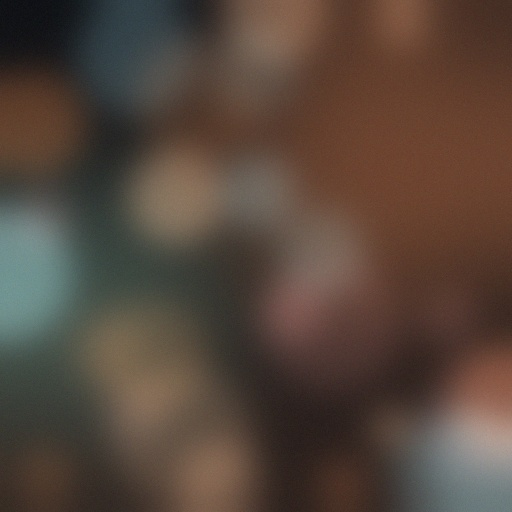
#> input picture studio_background.jpg, 512 x 512 px
$ python enhance_engine.py
#> lines starting #> are read from the running program, lines starting #| are printed output that depends on the picture
# =============================================================================
# engines/enhance_engine.py
# -----------------------------------------------------------------------------
# Visual polish for the final avatar frame: studio background compositing, color
# grade, vignette, subtle camera shake, scrolling ticker, LIVE badge, and a
# speaking indicator. Also generates the studio background programmatically.
#
# All heavy assets (background image, vignette mask, segmenter) are built once
# and cached at module level — nothing is recomputed per frame beyond the draw.
# =============================================================================

import os
import sys

try:
    sys.stdout.reconfigure(encoding="utf-8", errors="replace")
except Exception:
    pass

import numpy as np
import cv2
from trading_backgrounds import BACKGROUND_PRESETS, apply_subject_lighting, render_background

# -----------------------------------------------------------------------------
# CONFIGURATION
# -----------------------------------------------------------------------------
PROJECT_DIR = os.path.dirname(os.path.dirname(os.path.abspath(__file__)))
STUDIO_BG_PATH = os.path.join(PROJECT_DIR, "studio_background.jpg")

TICKER_TEXT = "XAUUSD   -   GOLD SIGNALS   -   @xauusa2   -   LIVE TRADING"
TICKER_SPEED = 2
TICKER_COLOR = (200, 200, 200)
TICKER_BG = (15, 15, 15)
BADGE_COLOR_GOLD = (0, 215, 255)
LIVE_DOT_COLOR = (0, 0, 220)
VIGNETTE_STRENGTH = 0.18       # softer vignette (less edge darkening)
CAMERA_SHAKE_AMOUNT = 1.5
GRAIN_STRENGTH = float(os.environ.get("AVATAR_GRAIN", "5.0"))   # luminance sensor grain (eased for a cleaner polish)
POLISH_DENOISE = float(os.environ.get("AVATAR_POLISH_DENOISE", "1.0"))  # edge-preserving skin denoise (0=off)
SOFTEN = 0.06                  # minimal — heavy soften made the swap look too smooth
EDGE_FEATHER = 4                # selfie-seg edge softness (px) — tight, no halo
FRAME_SIZE = 512

# -----------------------------------------------------------------------------
# MODULE STATE (persists between frames)
# -----------------------------------------------------------------------------
_ticker_offset = 0
_live_dot_phase = 0
_shake_state = np.array([0.0, 0.0])
_bg_image = None
_vignette_mask = None
_segmenter = None
_segmenter_tried = False
_seg_mask_cache = None
_seg_counter = 0
SEG_INTERVAL = 2               # every 2 frames: tracks head, less added latency
_background_preset = os.environ.get(
    "AVATAR_BACKGROUND_PRESET", "Wall Street LED / Midnight Blue")
_background_phase = 0.0


# -----------------------------------------------------------------------------
# STUDIO BACKGROUND GENERATION
# -----------------------------------------------------------------------------
def generate_studio_background(output_path=STUDIO_BG_PATH, size=(FRAME_SIZE, FRAME_SIZE)):
    """Generate a photoreal, heavily out-of-focus BOKEH background.

    Real streamer backgrounds are a blurred room with soft circular highlights
    (out-of-focus lights) — once blurred enough this is indistinguishable from a
    real shallow-depth-of-field photo, and reads as "real camera" not "CG".
    """
    w, h = size
    rng = np.random.RandomState(7)

    # Warm-to-cool vertical gradient base (dim room).
    top = np.array([22, 18, 16], np.float32)        # BGR, cool-dark top
    bot = np.array([30, 34, 46], np.float32)        # warmer toward the desk
    grad = (top[None, None] + (bot - top)[None, None] *
            (np.linspace(0, 1, h)[:, None, None])).astype(np.float32)
    img = np.repeat(grad, w, axis=1)

    # Scatter soft bokeh discs (out-of-focus highlights), warm + cool.
    palette = [(60, 110, 200), (40, 90, 170), (150, 140, 90),
               (120, 160, 210), (70, 70, 110), (180, 170, 120)]
    for _ in range(26):
        cx, cy = rng.randint(0, w), rng.randint(0, int(h * 0.95))
        r = rng.randint(18, 70)
        color = palette[rng.randint(len(palette))]
        alpha = rng.uniform(0.12, 0.45)
        disc = np.zeros((h, w, 3), np.float32)
        cv2.circle(disc, (cx, cy), r, color, -1)
        cv2.circle(disc, (cx, cy), r, tuple(int(c * 1.3) for c in color), 3)  # bright rim
        img += disc * alpha

    # Heavy blur = shallow depth of field (the whole bg is out of focus).
    img = cv2.GaussianBlur(img, (0, 0), 18)
    # A couple of brighter, larger soft glows for depth.
    for cx, cy, r, col, a in [(int(w*0.75), int(h*0.3), 150, (50, 95, 175), 0.5),
                              (int(w*0.18), int(h*0.6), 130, (130, 150, 90), 0.35)]:
        g = np.zeros((h, w, 3), np.float32)
        cv2.circle(g, (cx, cy), r, col, -1)
        img += cv2.GaussianBlur(g, (0, 0), 60) * a

    img = np.clip(img, 0, 255).astype(np.uint8)
    # Fine sensor grain so the bg itself isn't a clean CG gradient.
    img = np.clip(img.astype(np.float32) + rng.normal(0, 2.5, (h, w, 3)), 0, 255).astype(np.uint8)

    cv2.imwrite(output_path, img, [cv2.IMWRITE_JPEG_QUALITY, 95])
    return img


# -----------------------------------------------------------------------------
# STARTUP / ASSET LOADING
# -----------------------------------------------------------------------------
def startup_check():
    """Ensure background + vignette exist. Returns (ok, message)."""
    _ensure_assets()
#> in _ensure_assets, bg is the input picture: shape (512, 512, 3); mean B, G, R 60.1, 70.5, 86.2
    seg = "selfie-seg on" if _get_segmenter() is not None else "selfie-seg off (no bg cut)"
    return True, f"enhance ready ({seg})"


def _ensure_assets():
    """Load/generate the background image and vignette mask once."""
    global _bg_image, _vignette_mask
    if _bg_image is None:
        if os.path.exists(STUDIO_BG_PATH):
            bg = cv2.imread(STUDIO_BG_PATH)
            _bg_image = cv2.resize(bg, (FRAME_SIZE, FRAME_SIZE)) if bg is not None \
                else generate_studio_background()
        else:
            _bg_image = generate_studio_background()
    if _vignette_mask is None:
        _vignette_mask = _build_vignette()


def _build_vignette():
    """Elliptical vignette mask: 1.0 center -> 0.65 edges."""
    h = w = FRAME_SIZE
    yy, xx = np.mgrid[0:h, 0:w]
    cx, cy = w / 2.0, h / 2.0
    d = np.sqrt(((xx - cx) / cx) ** 2 + ((yy - cy) / cy) ** 2)
    mask = 1.0 - np.clip(d, 0, 1) * VIGNETTE_STRENGTH
    return np.clip(mask, 0.65, 1.0).astype(np.float32)[:, :, None]


def _get_segmenter():
    """Lazily create the MediaPipe selfie segmenter (None if unavailable)."""
    global _segmenter, _segmenter_tried
    if _segmenter_tried:
        return _segmenter
    _segmenter_tried = True
    try:
        import mediapipe as mp
        _segmenter = mp.solutions.selfie_segmentation.SelfieSegmentation(model_selection=0)
    except Exception:
        _segmenter = None
    return _segmenter


# -----------------------------------------------------------------------------
# PIPELINE STEPS
# -----------------------------------------------------------------------------
_protect_head = None        # (cx, cy, eye_w) — head region the bg must NEVER cut into


# [11 lines left out: functions set_protect_head, set_background_preset, not called in this run]


def get_background_preset():
    return _background_preset


def background_composite(frame):
    """Cut the person out and composite onto the studio background.

    The segmentation mask is recomputed only every SEG_INTERVAL frames (the head
    moves slowly), which roughly thirds the per-frame cost of this stage.
    """
    global _seg_mask_cache, _seg_counter, _background_phase
    if _background_preset == "No Background":
        return frame
    seg = _get_segmenter()
    if seg is None:
        return frame
    try:
        _seg_counter += 1
        # recompute EVERY frame so the cut tracks your head — a stale/lagged mask
        # let the background cut into your moving face.
        if _seg_mask_cache is None or (_seg_counter % SEG_INTERVAL) == 0:
            res = seg.process(cv2.cvtColor(frame, cv2.COLOR_BGR2RGB))
            if res.segmentation_mask is not None:
                # DILATE slightly (margin) so a fast-moving head stays INSIDE the
                # person cut — better to keep a sliver of real edge than to slice
                # the head with the background.
                # higher threshold = tighter cut to the person (less light-wall halo);
                # the face is guaranteed by the protect-ellipse below, so we can be
                # tight here without risking the face.
                raw = res.segmentation_mask.astype(np.float32)
                core = (raw > 0.54).astype(np.uint8)
                core = cv2.morphologyEx(core, cv2.MORPH_CLOSE,
                                        np.ones((7, 7), np.uint8), iterations=2)
                core = cv2.dilate(core, np.ones((5, 5), np.uint8), iterations=1)
                soft = cv2.GaussianBlur(core.astype(np.float32), (0, 0), 2.2)
                # Preserve a hard subject interior; softness exists only outside it.
                m = np.maximum(core.astype(np.float32), soft * 0.96)
                # light temporal blend only (responsive, not lagging the head)
                if _seg_mask_cache is not None and _seg_mask_cache.shape[:2] == m.shape[:2]:
                    m = 0.85 * m + 0.15 * _seg_mask_cache[:, :, 0]
                _seg_mask_cache = m[:, :, None]
        if _seg_mask_cache is None or _seg_mask_cache.shape[:2] != frame.shape[:2]:
            return frame
        m = _seg_mask_cache
        # PROTECT the head: force person=1 over an ellipse around the swapped head so
        # the background cut can never intrude on the face (the main interference).
        if _protect_head is not None:
            cx, cy, ew = _protect_head
            prot = np.zeros(frame.shape[:2], np.float32)
            # tight ellipse over the FACE CORE only (eyes->chin, cheeks) — that region
            # is all skin so forcing person=1 there fixes the bg cutting the face with
            # NO background halo. Hair/silhouette stays handled by the seg mask.
            cv2.ellipse(prot, (int(cx), int(cy - ew * 0.1)),
                        (int(ew * 1.25), int(ew * 1.75)), 0, 0, 360, 1.0, -1)
            prot = cv2.GaussianBlur(prot, (0, 0), ew * 0.3)[:, :, None]
            m = np.maximum(m, prot)
        _background_phase += 0.018
        bg = render_background(
            _background_preset, (frame.shape[1], frame.shape[0]), _background_phase)
        if bg is None:
            return frame
        foreground = apply_subject_lighting(frame, m, _background_preset)
        return (foreground.astype(np.float32) * m
                + bg.astype(np.float32) * (1.0 - m)).astype(np.uint8)
    except Exception:
        return frame


_GRADE_LUT = None


def _grade_lut():
    """256-entry LUT baking exposure+gamma+contrast (the per-pixel scalar curve) so
    the whole np.power/clip math becomes one ~0.3ms cv2.LUT instead of ~38ms."""
    global _GRADE_LUT
    if _GRADE_LUT is None:
        x = np.arange(256, dtype=np.float32) / 255.0
        x = np.clip(x * 1.12, 0, 1)                        # exposure lift
        x = np.power(x, 0.86)                              # gamma (lift shadows/mids)
        x = np.clip((x - 0.5) * 1.05 + 0.5, 0, 1)          # mild contrast
        _GRADE_LUT = (x * 255).astype(np.uint8)
    return _GRADE_LUT


def apply_color_grade(frame):
    """Bright studio-lit streamer grade: exposure + SHADOW LIFT (so the face is
    never dark), gentle warm key, mild contrast. LUT-accelerated (was ~38ms)."""
    g = cv2.LUT(frame, _grade_lut())                       # exposure+gamma+contrast
    b, gr, r = cv2.split(g)
    luma = 0.114 * b + 0.587 * gr + 0.299 * r              # float32
    hi = np.clip((luma - 127.5) / 127.5, 0, 1)             # highlight weight 0..1
    r = cv2.add(r, (hi * 7.65 + 3.8).astype(np.uint8))     # warm highlights (0.030/0.015*255)
    gr = cv2.add(gr, (hi * 2.04 + 1.0).astype(np.uint8))
    return cv2.merge([b, gr, r])


# [6 lines left out: function apply_soften, not called in this run]


_CLAHE = None


def apply_clarity(frame, amount=0.34):
    """THREE-SCALE clarity + CLAHE local contrast — makes the BEARD hairs and skin
    micro-texture pop (genuine detail, fast, no heavy model):
      • CLAHE on luminance  -> local contrast so individual beard hairs separate
      • large-radius unsharp -> clarity / skin texture
      • small-radius unsharp -> fine edge crispness (lashes, beard, lip detail)."""
    global _CLAHE
    # CLAHE on the L channel — local contrast that defines beard hairs/pores.
    cl = float(os.environ.get("AVATAR_CLAHE", "0.55"))   # 0..1 blend of the CLAHE result
    if cl > 0:
        if _CLAHE is None:
            _CLAHE = cv2.createCLAHE(clipLimit=2.2, tileGridSize=(8, 8))
        lab = cv2.cvtColor(frame, cv2.COLOR_BGR2LAB)
        lab[:, :, 0] = cv2.addWeighted(lab[:, :, 0], 1.0 - cl, _CLAHE.apply(lab[:, :, 0]), cl, 0)
        frame = cv2.cvtColor(lab, cv2.COLOR_LAB2BGR)
    # large radius — local contrast / clarity
    blur_l = cv2.GaussianBlur(frame, (0, 0), 3.0)
    out = cv2.addWeighted(frame, 1.0 + amount, blur_l, -amount, 0)
    # small radius — fine detail / edge crispness (features, lashes, beard, lips)
    fine = float(os.environ.get("AVATAR_FINE_SHARP", "0.85"))
    if fine > 0:
        blur_s = cv2.GaussianBlur(out, (0, 0), 0.9)
        out = cv2.addWeighted(out, 1.0 + fine, blur_s, -fine, 0)
    return out


def _scale_channel(ch, s, cx, cy):
    M = cv2.getRotationMatrix2D((cx, cy), 0, s)
    return cv2.warpAffine(ch, M, (ch.shape[1], ch.shape[0]), borderMode=cv2.BORDER_REPLICATE)


def apply_chromatic_aberration(frame, amt=0.0016):
    """Subtle lens chromatic aberration: scale R out / B in around centre so the
    edges get a faint colour fringe — a real-lens characteristic that sells it as
    camera footage rather than a perfect digital composite."""
    h, w = frame.shape[:2]
    cx, cy = w / 2.0, h / 2.0
    b, g, r = cv2.split(frame)
    r = _scale_channel(r, 1.0 + amt, cx, cy)
    b = _scale_channel(b, 1.0 - amt, cx, cy)
    return cv2.merge([b, g, r])


_GRAIN_TILES = None
_grain_i = 0


def apply_grain(frame):
    """Add monochromatic luminance grain — real sensors are never perfectly clean.
    Cycles a precomputed pool of noise tiles (was ~18ms of np.random.randn/frame)."""
    global _GRAIN_TILES, _grain_i
    if GRAIN_STRENGTH <= 0:
        return frame
    h, w = frame.shape[:2]
    if _GRAIN_TILES is None or _GRAIN_TILES[0].shape[:2] != (h, w):
        _GRAIN_TILES = [(np.random.randn(h, w, 1) * GRAIN_STRENGTH).astype(np.float32)
                        for _ in range(8)]
    _grain_i = (_grain_i + 1) % len(_GRAIN_TILES)
    return np.clip(frame.astype(np.float32) + _GRAIN_TILES[_grain_i], 0, 255).astype(np.uint8)


def apply_vignette(frame):
    """Multiply by the cached vignette mask."""
    mask = _vignette_mask
    if mask.shape[:2] != frame.shape[:2]:
        mask = cv2.resize(mask[:, :, 0], (frame.shape[1], frame.shape[0]))[:, :, None]
    return (frame.astype(np.float32) * mask).astype(np.uint8)


def apply_camera_shake(frame):
    """Subtle ±1-2px random-walk translation to feel alive."""
    global _shake_state
    _shake_state = _shake_state * 0.9 + np.random.uniform(
        -CAMERA_SHAKE_AMOUNT, CAMERA_SHAKE_AMOUNT, 2) * 0.1
    dx, dy = float(_shake_state[0]), float(_shake_state[1])
    M = np.array([[1, 0, dx], [0, 1, dy]], dtype=np.float32)
    return cv2.warpAffine(frame, M, (frame.shape[1], frame.shape[0]),
                          borderMode=cv2.BORDER_REPLICATE)


def draw_ticker(frame):
    """Scrolling bottom news bar."""
    global _ticker_offset
    h, w = frame.shape[:2]
    bar_h = 36
    y0 = h - bar_h
    cv2.rectangle(frame, (0, y0), (w, h), TICKER_BG, -1)
    text = (TICKER_TEXT + "     ") * 3
    (tw, _), _ = cv2.getTextSize(text, cv2.FONT_HERSHEY_SIMPLEX, 0.6, 1)
    _ticker_offset = (_ticker_offset - TICKER_SPEED) % tw
    x = -_ticker_offset
    while x < w:
        cv2.putText(frame, text, (x, y0 + 24), cv2.FONT_HERSHEY_SIMPLEX, 0.6,
                    TICKER_COLOR, 1, cv2.LINE_AA)
        x += tw
    return frame


def draw_live_badge(frame):
    """Top-left LIVE badge with a pulsing red dot and gold accents."""
    global _live_dot_phase
    _live_dot_phase = (_live_dot_phase + 1) % 60
    pulse = 0.5 + 0.5 * abs(30 - _live_dot_phase) / 30.0
    overlay = frame.copy()
    cv2.rectangle(overlay, (12, 12), (150, 46), (20, 20, 20), -1)
    cv2.addWeighted(overlay, 0.6, frame, 0.4, 0, frame)
    cv2.rectangle(frame, (12, 12), (150, 46), BADGE_COLOR_GOLD, 1)
    dot = tuple(int(c * pulse) for c in LIVE_DOT_COLOR)
    cv2.circle(frame, (28, 29), 6, dot, -1)
    cv2.putText(frame, "LIVE", (42, 34), cv2.FONT_HERSHEY_SIMPLEX, 0.5,
                (60, 60, 230), 2, cv2.LINE_AA)
    cv2.putText(frame, "XAUUSD", (90, 34), cv2.FONT_HERSHEY_SIMPLEX, 0.45,
                BADGE_COLOR_GOLD, 1, cv2.LINE_AA)
    return frame


def draw_speaking_indicator(frame, is_speaking):
    """Top-right circle: green + AI HOST when speaking, gray when idle."""
    w = frame.shape[1]
    color = (0, 220, 0) if is_speaking else (110, 110, 110)
    cv2.circle(frame, (w - 24, 28), 8, color, -1)
    cv2.circle(frame, (w - 24, 28), 8, (255, 255, 255), 1)
    if is_speaking:
        cv2.putText(frame, "AI HOST", (w - 96, 33), cv2.FONT_HERSHEY_SIMPLEX,
                    0.42, (0, 220, 0), 1, cv2.LINE_AA)
    return frame


# -----------------------------------------------------------------------------
# PUBLIC ENTRY POINT
# -----------------------------------------------------------------------------
# Performance level (set by the Quality preset). "full" = everything;
# "light" = skip the costly background segmentation + grain/soften (saves ~20ms);
# overlays (ticker/badges) always stay since they're cheap.
ENHANCE_LEVEL = "full"          # "full" | "light"
# Trading-studio background composite. OFF for now (show the real background) — also
# saves the per-frame selfie-segmentation cost. Re-enable with AVATAR_BG=1.
BG_ON = os.environ.get("AVATAR_BG", "1") == "1"


def set_level(level):
    global ENHANCE_LEVEL
    ENHANCE_LEVEL = level if level in ("full", "light") else "full"


def enhance_frame(frame, is_speaking=False, device="cpu"):
    """Run the polish pipeline. Never raises — returns a frame regardless.

    'light' level skips background segmentation + grain/soften (the ~20ms CPU
    cost) for higher fps, keeping the cheap overlays and grade.
    device='gpu' runs the heavy bilateral+CLAHE+clarity on the GPU (kornia) instead
    of the CPU (cv2) — the resource monitor picks whichever device is freer.
    """
    try:
        _ensure_assets()
        if frame.shape[0] != FRAME_SIZE or frame.shape[1] != FRAME_SIZE:
            frame = cv2.resize(frame, (FRAME_SIZE, FRAME_SIZE))
        full = ENHANCE_LEVEL == "full"
        # Background segmentation is the expensive part of this stage. In light
        # mode keep the avatar responsive and leave the current frame background
        # intact; full mode keeps the trading-studio replacement.
        if full and BG_ON and _background_preset != "No Background":
            frame = background_composite(frame)
        if full:
            g = None
            if device == "gpu":                   # GPU path (kornia) — offload from CPU
                try:
                    import gpu_fx
                    g = gpu_fx.enhance(frame)
                except Exception:
                    g = None
            if g is not None:
                frame = g                         # denoise+CLAHE+clarity done on GPU
            else:                                 # CPU path (cv2)
                if POLISH_DENOISE > 0:            # edge-preserving denoise cleans skin
                    frame = cv2.bilateralFilter(frame, 5, 28 * POLISH_DENOISE, 5)
                frame = apply_clarity(frame)      # skin micro-texture (real lens look)
        frame = apply_color_grade(frame)
        frame = apply_vignette(frame)
        frame = apply_camera_shake(frame)
        if full:
            frame = apply_chromatic_aberration(frame)   # subtle lens fringe
            frame = apply_grain(frame)            # sensor grain (before UI overlays)
        frame = draw_ticker(frame)
        frame = draw_live_badge(frame)
        frame = draw_speaking_indicator(frame, is_speaking)
        return frame
    except Exception as exc:
        print(f"[ENHANCE] frame error ({exc}) — returning unmodified frame.")
        return frame


if __name__ == "__main__":
    print("[ENHANCE]", startup_check()[1])
#> (the call stopped at in _get_segmenter, `_segmenter = mp.solutions.selfie_segmentation.SelfieSegmentation(model..`: mediapipe is not available in this run)
    generate_studio_background()
#> after the loop in generate_studio_background, `for _ in range(26):`:
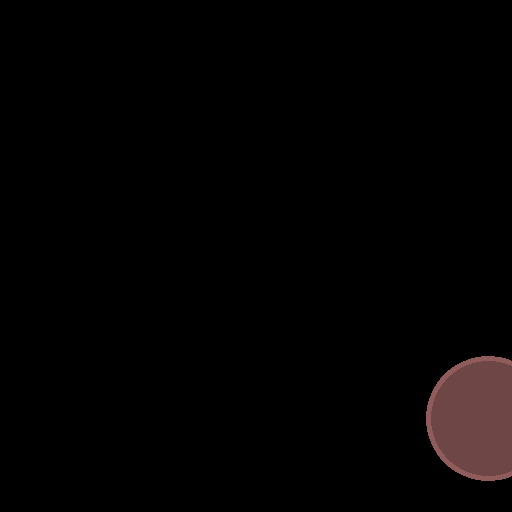
#> disc: shape (512, 512, 3) float32; mean of channels 0, 1, 2 2.5, 2.5, 3.9; drawn as B, G, R
#> after the loop in generate_studio_background, `for _ in range(26):`:
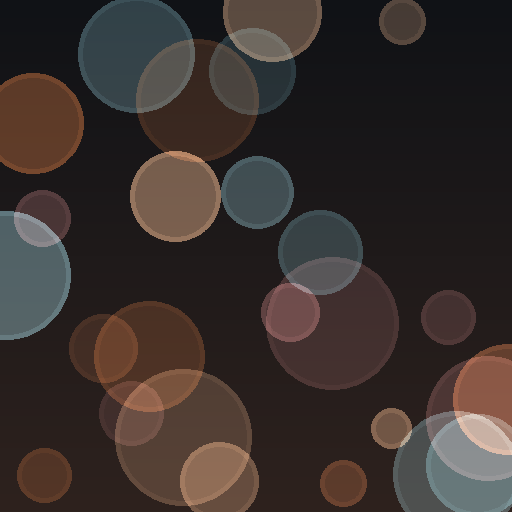
#> img: shape (512, 512, 3) float32; mean of channels 0, 1, 2 46.2, 49.3, 58.6; drawn as B, G, R
#> after the loop in generate_studio_background, `for cx, cy, r, col, a in [(int(w*0.75), int(h*0.3), 150, (50, 95, 175)..`:
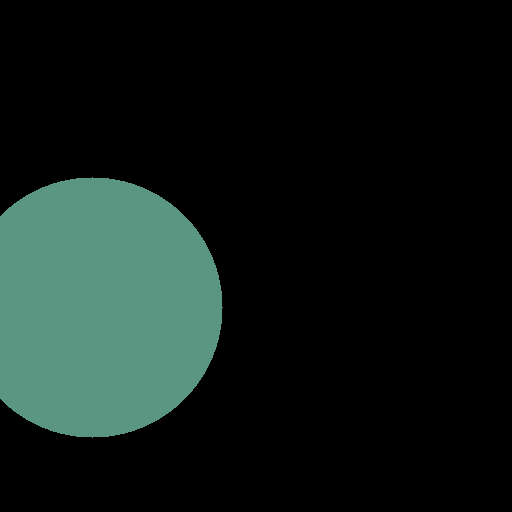
#> g: shape (512, 512, 3) float32; mean of channels 0, 1, 2 24, 27.7, 16.6; drawn as B, G, R
    test = np.full((FRAME_SIZE, FRAME_SIZE, 3), 90, dtype=np.uint8)
    out = enhance_frame(test, is_speaking=True)
#> in apply_vignette, `return (frame.astype(np.float32) * mask).astype(np.uint8)`:
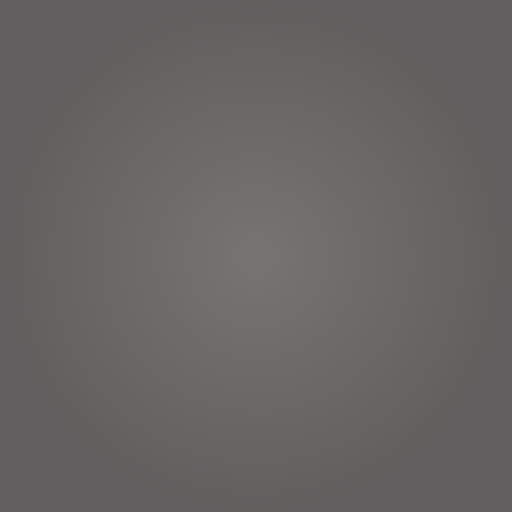
#> returned value: shape (512, 512, 3); mean of channels 0, 1, 2 100.2, 100.9, 102.7; drawn as B, G, R
#> in draw_ticker, `cv2.rectangle(frame, (0, y0), (w, h), TICKER_BG, -1)`:
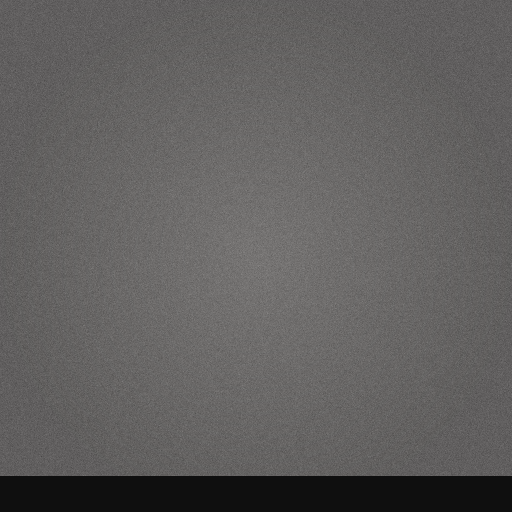
#> frame: shape (512, 512, 3); mean B, G, R 94.1, 94.8, 96.4
#> (the rest of the program and of its run is left out)
